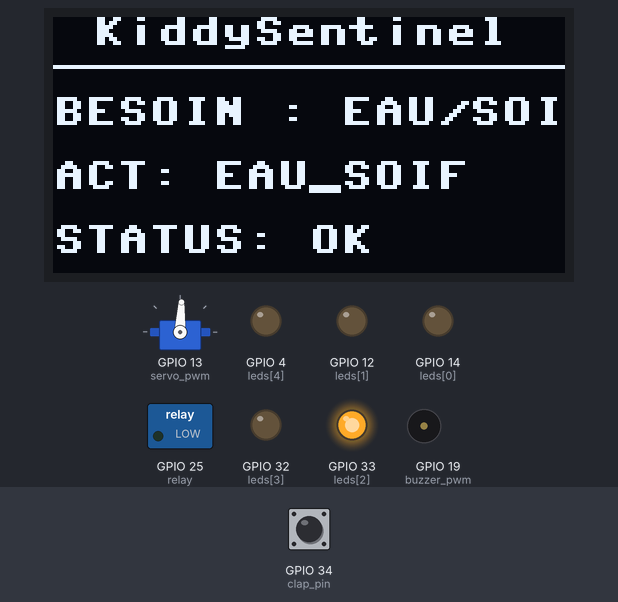
Simulated run of this program. Board: ESP32 board running MicroPython. Parts: servo, 128×64 one-colour display, switched loads named in the program (green lamp = pin HIGH), output pins drawn as LEDs (lit = HIGH), buzzer (waves = sounding). Dashed ring = blinking. The inputs (shaded band) are chosen by the test bench; at power-on: GPIO 34 (clap_pin) LOW. Servo angles are drawn from the pulse width (0.5 ms = 0°, 2.5 ms = 180°); what the program prints to the serial console is not drawn.

Above: at 1.2 s.
1.3 s: GPIO 34 (clap_pin) driven HIGH
At 1.8 s:
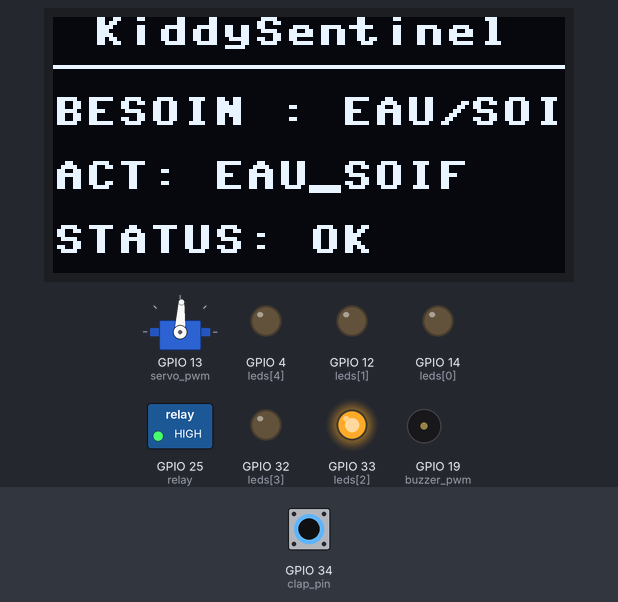
2.8 s: GPIO 34 (clap_pin) pulsed LOW 5 times (0.12 s each, 0.3 s apart)
At 3.37 s:
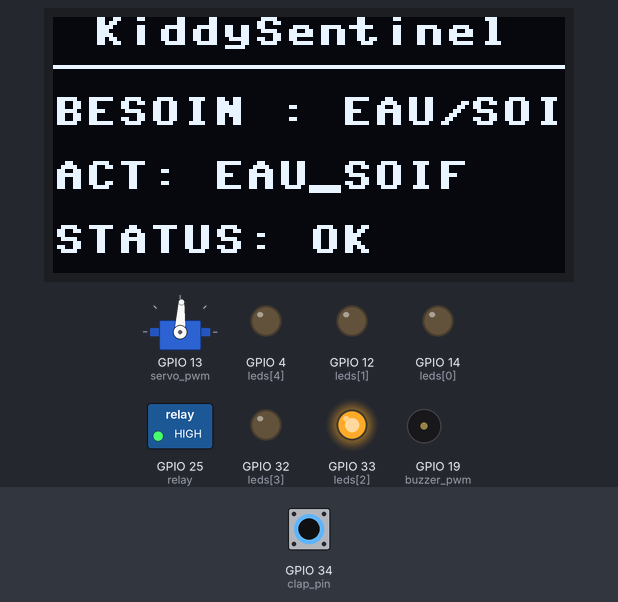
Timing chart, 0 to 5.8 s (numbered marks = the images above; inputs shaded):
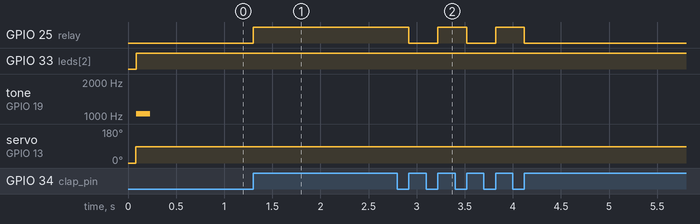

Measured:
- after the input at 1.3 s, GPIO 25 (relay): LOW → HIGH at once
- after the input at 2.8 s, GPIO 25 (relay): alternates HIGH for 0.30 s and LOW for 0.30 s, 5 changes in all, then stays LOW, starting after 0.12 s

The program:

main.py
```python
"""
KiddySentinel - Firmware MicroPython v1.22 pour ESP32 DevKit V4
Brochage conforme au cahier des charges 2 IRM :
- Servomoteur SG90 (Paille ergonomique) : GPIO 13 (PWM 50 Hz)
- Écran OLED SSD1306 (128x64)          : I2C SDA=GPIO 21, SCL=GPIO 22
- 5 LEDs Doigts Bioniques              : GPIOs 14, 12, 33, 32, 4
- Capteur Sonore KY-038                : GPIO 34 (Entrée Numérique / Interruption)
- Relais de Puissance                  : GPIO 25 (Sortie TOR Veilleuse/Musique)
- Buzzer Piézoélectrique               : GPIO 19 (PWM Fréquentiel)
"""

import time
import json

try:
    from machine import Pin, PWM, I2C
    MICROPYTHON_HW = True
except ImportError:
    # Mode émulation / test si exécuté sur Python hôte standard
    MICROPYTHON_HW = False
    print("[MOCK] Environnement d'émulation matérielle sans machine.")

# ----------------- Configuration Matérielle -----------------
PIN_SERVO = 13
PIN_I2C_SDA = 21
PIN_I2C_SCL = 22
PIN_LEDS = [14, 12, 33, 32, 4]
PIN_CLAP = 34
PIN_RELAY = 25
PIN_BUZZER = 19

class KiddySentinelESP32:
    def __init__(self):
        self.relay_state = 0
        self.servo_angle = 0
        self.init_hardware()

    def init_hardware(self):
        if MICROPYTHON_HW:
            # Relais
            self.relay = Pin(PIN_RELAY, Pin.OUT)
            self.relay.value(0)

            # LEDs Bioniques
            self.leds = [Pin(p, Pin.OUT) for p in PIN_LEDS]
            self.all_leds(0)

            # Servomoteur PWM 50Hz (période 20ms)
            self.servo_pwm = PWM(Pin(PIN_SERVO), freq=50)
            self.set_servo_angle(0)

            # Buzzer PWM
            self.buzzer_pwm = PWM(Pin(PIN_BUZZER), freq=1000, duty=0)

            # Écran OLED SSD1306 (I2C)
            try:
                import ssd1306
                self.i2c = I2C(0, scl=Pin(PIN_I2C_SCL), sda=Pin(PIN_I2C_SDA))
                self.oled = ssd1306.SSD1306_I2C(128, 64, self.i2c)
                self.display_oled("KiddySentinel", "2 IRM SYSTEM", "PRET !")
            except Exception as e:
                print(f"[OLED] Non détecté ou ssd1306 manquant: {e}")
                self.oled = None

            # Capteur Clap KY-038 (interruption)
            try:
                self.clap_pin = Pin(PIN_CLAP, Pin.IN)
                self.clap_pin.irq(trigger=Pin.IRQ_RISING, handler=self._on_clap_detected)
            except Exception as e:
                print(f"[KY-038] Init erreur: {e}")
        else:
            print("[ESP32] Matériel initialisé (Mode Simulation Logicielle)")

    def _on_clap_detected(self, pin):
        # Anti-rebond simple
        print(">>> CLAP PHYSIQUE DETECTE SUR GPIO 34 !")
        self.toggle_relay()

    def set_servo_angle(self, angle):
        self.servo_angle = max(0, min(180, angle))
        if MICROPYTHON_HW:
            # 0° -> ~0.5ms (duty ~25), 180° -> ~2.5ms (duty ~125) sur échelle 1024
            duty = int(25 + (self.servo_angle / 180.0) * 100)
            self.servo_pwm.duty(duty)
        print(f"[ACTIONNEUR] Servomoteur positionné à {self.servo_angle}°")

    def set_relay(self, state):
        self.relay_state = 1 if state else 0
        if MICROPYTHON_HW:
            self.relay.value(self.relay_state)
        print(f"[ACTIONNEUR] Relais de Puissance : {'ACTIF (ON)' if self.relay_state else 'INACTIF (OFF)'}")

    def toggle_relay(self):
        self.set_relay(not self.relay_state)

    def all_leds(self, state):
        if MICROPYTHON_HW:
            for led in self.leds:
                led.value(1 if state else 0)
        print(f"[LEDS] Toutes LEDs = {state}")

    def play_led_pattern(self, pattern):
        if not MICROPYTHON_HW:
            print(f"[LEDS] Motif lumineux : {pattern}")
            return
        if pattern == "RAINBOW":
            for _ in range(3):
                for led in self.leds:
                    led.value(1)
                    time.sleep_ms(60)
                    led.value(0)
            self.all_leds(1)
        elif pattern == "GREEN":
            self.all_leds(0)
            self.leds[2].value(1) # LED centrale verte
        elif pattern == "FLASH_RED":
            for _ in range(5):
                self.all_leds(1)
                time.sleep_ms(100)
                self.all_leds(0)
                time.sleep_ms(100)
        elif pattern == "SOFT_RED":
            self.all_leds(0)
            self.leds[0].value(1)
        elif pattern == "ALERT_BLINK":
            for _ in range(4):
                self.all_leds(1)
                time.sleep_ms(150)
                self.all_leds(0)
                time.sleep_ms(150)

    def play_sound(self, sound_type):
        if not MICROPYTHON_HW:
            print(f"[BUZZER] Son joué : {sound_type}")
            return
        if sound_type == "SOFT_BEEP":
            self.buzzer_pwm.freq(1046) # Do6
            self.buzzer_pwm.duty(512)
            time.sleep_ms(150)
            self.buzzer_pwm.duty(0)
        elif sound_type == "CARILLON":
            notes = [523, 659, 784, 1046] # Do, Mi, Sol, Do
            for n in notes:
                self.buzzer_pwm.freq(n)
                self.buzzer_pwm.duty(400)
                time.sleep_ms(120)
            self.buzzer_pwm.duty(0)
        elif sound_type == "SOS_ALARM":
            for _ in range(3):
                self.buzzer_pwm.freq(2000)
                self.buzzer_pwm.duty(600)
                time.sleep_ms(200)
                self.buzzer_pwm.duty(0)
                time.sleep_ms(100)
        elif sound_type == "WARNING_BEEP":
            self.buzzer_pwm.freq(440)
            self.buzzer_pwm.duty(400)
            time.sleep_ms(300)
            self.buzzer_pwm.duty(0)

    def display_oled(self, line1="", line2="", line3=""):
        print(f"[OLED DISPLAY] L1: '{line1}' | L2: '{line2}' | L3: '{line3}'")
        if MICROPYTHON_HW and self.oled:
            self.oled.fill(0)
            self.oled.text("KiddySentinel", 10, 0)
            self.oled.hline(0, 12, 128, 1)
            self.oled.text(line1[:16], 0, 20)
            self.oled.text(line2[:16], 0, 36)
            self.oled.text(line3[:16], 0, 52)
            self.oled.show()

    def handle_command(self, cmd):
        """Reçoit une commande JSON envoyée depuis le serveur central FastAPI"""
        print(f"\n[COMMANDE RECUE] -> {cmd}")
        action = cmd.get("action")
        oled_txt = cmd.get("oled", "")
        servo = cmd.get("servo")
        relay = cmd.get("relay")
        led = cmd.get("led")
        buzzer = cmd.get("buzzer")

        # Mise à jour OLED
        self.display_oled(oled_txt, f"ACT: {action}", "STATUS: OK")

        # Mise à jour Servomoteur
        if servo is not None:
            self.set_servo_angle(servo)

        # Mise à jour Relais
        if relay == "TOGGLE":
            self.toggle_relay()
        elif relay is not None:
            self.set_relay(relay)

        # Motifs LED
        if led:
            self.play_led_pattern(led)

        # Buzzer Piézo
        if buzzer and buzzer != "OFF":
            self.play_sound(buzzer)


# Pour exécution autonome ou démarrage sur ESP32
esp_node = KiddySentinelESP32()

if __name__ == "__main__":
    print("Test local du driver ESP32...")
    esp_node.handle_command({
        "action": "EAU_SOIF",
        "oled": "BESOIN : EAU/SOIF",
        "servo": 90,
        "led": "GREEN",
        "buzzer": "SOFT_BEEP"
    })
```

boot.py
```python
import network
import time
import uasyncio as asyncio
try:
    import ujson as json
except ImportError:
    import json

# Configuration Wi-Fi & Serveur
WIFI_SSID = "Mon_Reseau_WiFi"
WIFI_PASS = "MotDePasse"
SERVER_WS_URL = "ws://192.168.1.50:8000/ws/esp32"

def connect_wifi():
    wlan = network.WLAN(network.STA_IF)
    wlan.active(True)
    if not wlan.isconnected():
        print("Connexion au Wi-Fi...")
        wlan.connect(WIFI_SSID, WIFI_PASS)
        while not wlan.isconnected():
            time.sleep(0.5)
            print(".", end="")
    print("\nWi-Fi Connecté! IP:", wlan.ifconfig()[0])
```
